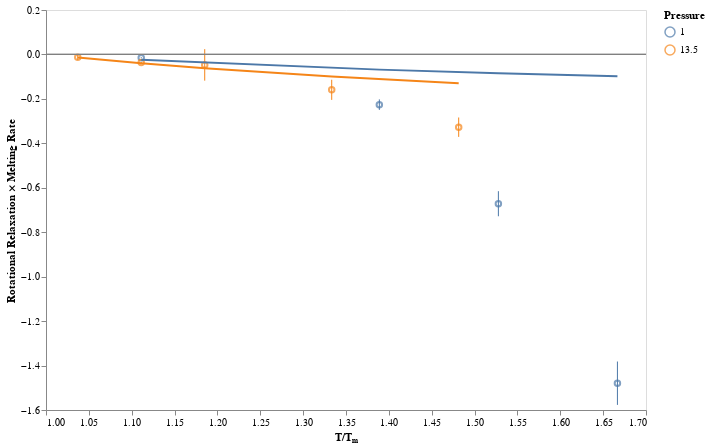

Source (notebook cell):
### Code cell
chart = alt.Chart(theory_df_2).encode(
    x=alt.X("temp_norm", title="T/Tₘ", scale=alt.Scale(zero=False)),
    color=alt.Color("pressure:N", title="Pressure"),
)

chart = (
    chart.mark_point().encode(y=alt.Y("value", title="Rotational Relaxation × Melting Rate")) +
    chart.mark_rule().encode(y="error_min", y2="error_max") +
    chart.mark_line().encode(y="theory")
)

chart = figures.hline(chart, 0.)
chart

### Figure 1 — Vega-Lite specification as saved in the notebook (floating-point values rounded to 4 significant figures)
{"$schema": "https://vega.github.io/schema/vega-lite/v2.6.0.json", "config": {"axis": {"grid": false}, "view": {"height": 400, "width": 600}}, "data": {"name": "data-0155354dc0865285a86fc466e6a9dfc7"}, "datasets": {"data-0155354dc0865285a86fc466e6a9dfc7": [{"error": -0.001107, "error_max": -0.01679, "error_min": -0.01236, "pressure": 1, "temp_norm": 1.111, "temperature": 0.4, "theory": -0.0244, "value": -0.01457}, {"error": -0.01184, "error_max": -0.2496, "error_min": -0.2023, "pressure": 1, "temp_norm": 1.389, "temperature": 0.5, "theory": -0.06831, "value": -0.226}, {"error": -0.02821, "error_max": -0.7282, "error_min": -0.6153, "pressure": 1, "temp_norm": 1.528, "temperature": 0.55, "theory": -0.08428, "value": -0.6717}, {"error": -0.04879, "error_max": -1.577, "error_min": -1.382, "pressure": 1, "temp_norm": 1.667, "temperature": 0.6, "theory": -0.09758, "value": -1.479}, {"error": -0.005683, "error_max": -0.02428, "error_min": -0.001552, "pressure": 13.5, "temp_norm": 1.037, "temperature": 1.4, "theory": -0.01425, "value": -0.01292}, {"error": -0.001453, "error_max": -0.0394, "error_min": -0.03359, "pressure": 13.5, "temp_norm": 1.111, "temperature": 1.5, "theory": -0.03989, "value": -0.0365}, {"error": -0.03546, "error_max": -0.118, "error_min": 0.02383, "pressure": 13.5, "temp_norm": 1.185, "temperature": 1.6, "theory": -0.06232, "value": -0.04709}, {"error": -0.02264, "error_max": -0.2045, "error_min": -0.1139, "pressure": 13.5, "temp_norm": 1.333, "temperature": 1.8, "theory": -0.09971, "value": -0.1592}, {"error": -0.02182, "error_max": -0.371, "error_min": -0.2837, "pressure": 13.5, "temp_norm": 1.481, "temperature": 2, "theory": -0.1296, "value": -0.3274}]}, "layer": [{"layer": [{"data": {"name": "data-0155354dc0865285a86fc466e6a9dfc7"}, "encoding": {"color": {"field": "pressure", "title": "Pressure", "type": "nominal"}, "x": {"field": "temp_norm", "scale": {"zero": false}, "title": "T/Tₘ", "type": "quantitative"}, "y": {"field": "value", "title": "Rotational Relaxation × Melting Rate", "type": "quantitative"}}, "mark": "point"}, {"data": {"name": "data-0155354dc0865285a86fc466e6a9dfc7"}, "encoding": {"color": {"field": "pressure", "title": "Pressure", "type": "nominal"}, "x": {"field": "temp_norm", "scale": {"zero": false}, "title": "T/Tₘ", "type": "quantitative"}, "y": {"field": "error_min", "type": "quantitative"}, "y2": {"field": "error_max", "type": "quantitative"}}, "mark": "rule"}, {"data": {"name": "data-0155354dc0865285a86fc466e6a9dfc7"}, "encoding": {"color": {"field": "pressure", "title": "Pressure", "type": "nominal"}, "x": {"field": "temp_norm", "scale": {"zero": false}, "title": "T/Tₘ", "type": "quantitative"}, "y": {"field": "theory", "type": "quantitative"}}, "mark": "line"}]}, {"encoding": {"y": {"field": "val", "type": "quantitative"}}, "mark": {"color": "grey", "type": "rule"}}], "transform": [{"as": "val", "calculate": "0.0"}]}
